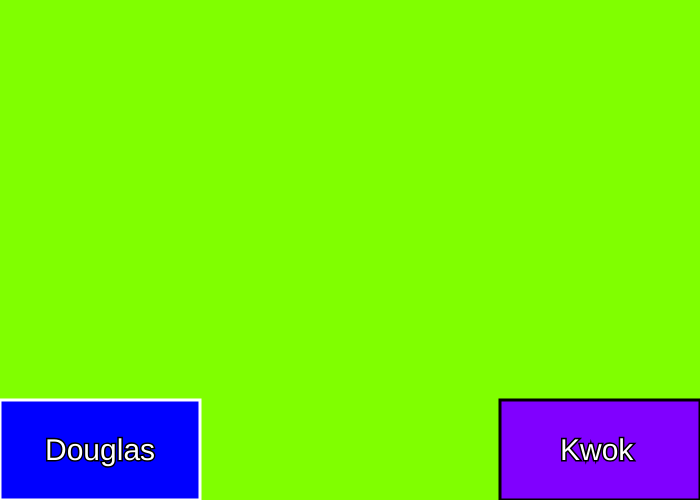
Frame 1 (no input)
Frame 60 (no input): identical to frame 1, image omitted
Frame 120 (the mouse pressed at the canvas centre since frame 60): identical to frame 1, image omitted

The p5.js sketch that drew this single still picture (run headless with seeded random() and noise() and a simulated clock; from frame 60 on, the mouse is pressed at the canvas centre):

// p5.js sketch
// ── sketch.js


var button2X;
var button2Y;

function setup()
{
  createCanvas(700,500);
  button2X = 500;
  button2Y = 400;

  
}

function draw()
{
	background(128,255,0)


	if (mouseX > 0 && mouseX < 0+200 && mouseY > 400 && mouseY < 400+100)
	{
		fill(255,0,0);
		stroke(0,0,0);
		strokeWeight(3);
		rect(0,400,200,100);	
	}
	else
	{
		fill(0,0,255);
		stroke(255,255,255);
		strokeWeight(3);
		rect(0,400,200,100);
	}

	fill(255,255,255);
	stroke(0,0,0);
	textSize(30);
	text("Douglas",45,460);





	if (mouseX > button2X && mouseX < button2X + 200 && mouseY > button2Y && mouseY < button2Y+100)
	{

		fill(255,128,0);
		stroke(0,0,0)
		rect(button2X,button2Y,200,100)
		fill(255,255,255);
		stroke(51,70,190);
		textSize(40);
		text("Kwok",button2X+60-10,button2Y+60+5);
	}
	else
	{

		fill(128,0,255);
		stroke(0,0,0);
		rect(button2X,button2Y,200,100);
		fill(255,255,255);
		stroke(0,0,0);
		textSize(30);
		text("Kwok",button2X+60,button2Y+60);

	}

}
